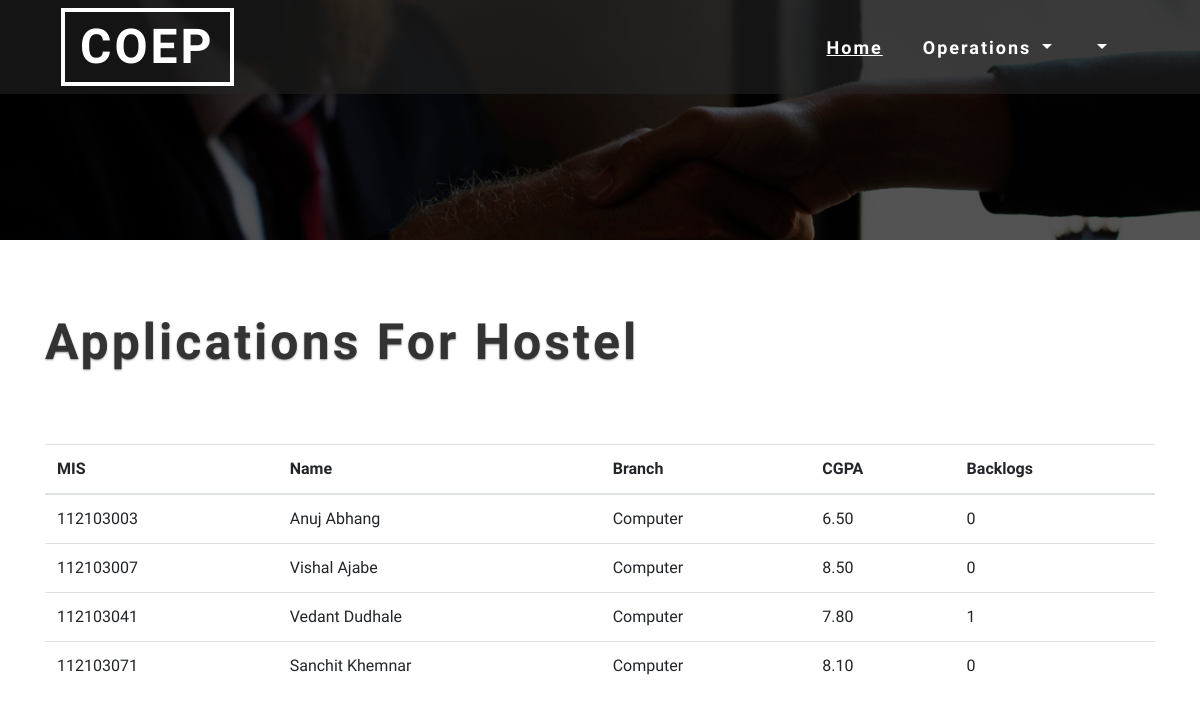
Page /view_applications.php on the earlier database version.
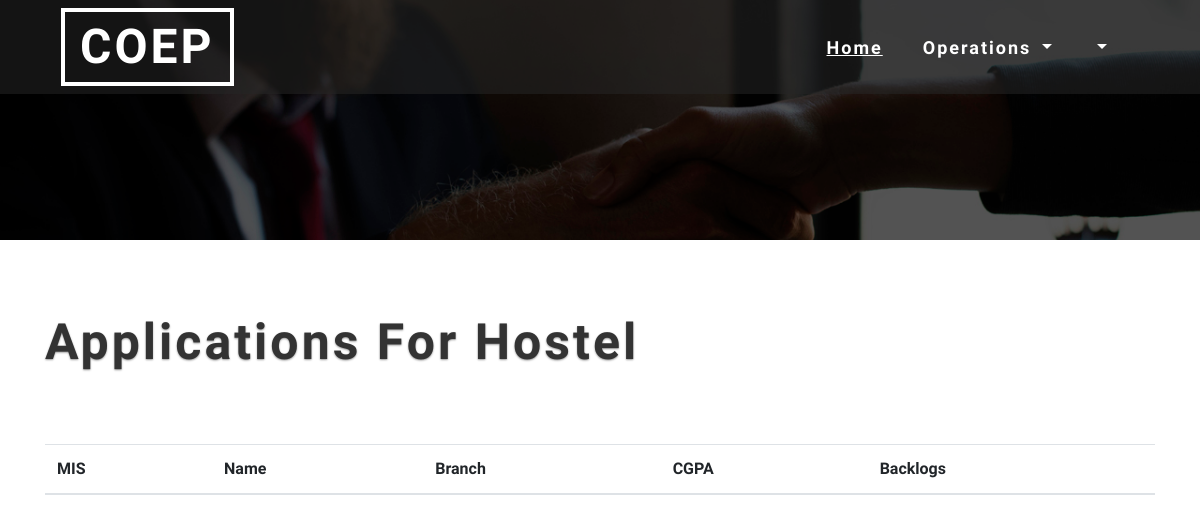
Same page on the later database version.
### tables this page shows
CREATE TABLE `Applications` (
  `MIS` varchar(255) NOT NULL,
  `CGPA` decimal(5,2) NOT NULL,
  `Backlogs` int(10) NOT NULL,
  `IsApproved` tinyint(1) DEFAULT 0,
  `IsAllocated` tinyint(1) DEFAULT 0,
  `Roommates_selected` tinyint(1) DEFAULT 0,
  PRIMARY KEY (`MIS`),
  FOREIGN KEY (`MIS`) REFERENCES `Students` (`MIS`) ON DELETE CASCADE
);

CREATE TABLE `Students` (
  `MIS` varchar(255) NOT NULL,
  `Name` varchar(255) NOT NULL,
  `Mob` varchar(255) NOT NULL,
  `Branch` varchar(255) NOT NULL,
  `Year_of_study` enum('FY', 'SY', 'TY','Final Year') NOT NULL,
  `Password` varchar(255) NOT NULL,
  `Category` enum('Open', 'EWS', 'OBC','SC','ST') NOT NULL,
  PRIMARY KEY (`MIS`),
  FOREIGN KEY (`MIS`) REFERENCES `Mails` (`MIS`) ON DELETE CASCADE
);

### view_applications.php (the view, shortened to what this page needs)
<!DOCTYPE html>
<html lang="en">
<head>
	<link rel="stylesheet" href="web_home/css_home/bootstrap.css">
	<link rel="stylesheet" href="web_home/css_home/style.css" type="text/css" media="all" />
	<link rel="stylesheet" href="web_home/css_home/fontawesome-all.css">
</head>
<body>
<div class="inner-page-banner" id="home">
<header>
	<div class="container agile-banner_nav">
		<nav class="navbar navbar-expand-lg navbar-light bg-light">
			<h1><a class="navbar-brand" href="home_manager.php">COEP <span class="display"></span></a></h1>
			<div class="collapse navbar-collapse justify-content-center" id="navbarSupportedContent">
				<ul class="navbar-nav ml-auto">
					<li class="nav-item active">
						<a class="nav-link" href="home_manager.php">Home <span class="sr-only">(current)</span></a>
					</li>
					<li class="dropdown nav-item">
						<a href="#" class="dropdown-toggle nav-link" data-toggle="dropdown">Operations
						</a>
					</li>
					<li class="dropdown nav-item">
						<a href="#" class="dropdown-toggle nav-link" data-toggle="dropdown"><?php echo $_SESSION['username']; ?>
						</a>
					</li>
				</ul>
			</div>
		</nav>
	</div>
</header>
</div>
<br><br><br>
<?php
function getStudentName($mis){
    $sql = "SELECT `Name` FROM Students WHERE MIS='$mis'";
    $result = mysqli_query($conn, $sql);
    if($row = mysqli_fetch_assoc($result)){
        return $row['Name'];
    }
}
function getBranchName($mis){
    $sql = "SELECT `Branch` FROM Students WHERE MIS='$mis'";
    $result = mysqli_query($conn, $sql);
    if($row = mysqli_fetch_assoc($result)){
        return $row['Branch'];
    }
}
echo '<div class="container ">';
echo '<h3 class="heading text-capitalize " >Applications for Hostel</h3>';
echo '<table class="table table-hover">';
echo '<thead>';
echo '<tr>';
echo '<th>MIS</th>';
echo '<th>Name</th>';
echo '<th>Branch</th>';
echo '<th>CGPA</th>';
echo '<th>Backlogs</th>';
echo '</tr>';
echo '</thead>';
echo '<tbody>';
$query = "SELECT * FROM Applications";
$result = mysqli_query($conn,$query);
while($row = mysqli_fetch_assoc($result)){
	$mis = $row['MIS'];
    $name = getStudentName($mis);
    $branch = getBranchName($mis);
    $cgpa = $row['CGPA'];
    $backlogs=$row['Backlogs'];
	echo '<tr>';
	echo '<td>'.$mis.'</td>';
	echo '<td>'.$name.'</td>';
	echo '<td>'.$branch.'</td>';
	echo '<td>'.$cgpa.'</td>';
	echo '<td>'.$backlogs.'</td>';
	echo '</tr>';
}
?>
<br>
<br>
<br>
</body>
</html>

### web_home/css_home/style.css (style rules this page uses)
body { padding:0; margin:0; position:relative; font-family: 'Poiret One', cursive; }
body a { transition:0.5s all; -webkit-transition:0.5s all; -moz-transition:0.5s all; -o-transition:0.5s all; -ms-transition:0.5s all; }
h1,h2,h3,h4,h5,h6 { margin:0; }
ul { margin:0; padding:0; }
header { position: absolute; z-index: 9; width: 100%; background: rgba(37, 37, 37, 0.54); }
.bg-light { background-color: transparent !important; }
h1 { font-size: inherit; }
.navbar-nav > li { margin-right: 1.5em; }
.navbar-light .navbar-nav .show > .nav-link, .navbar-light .navbar-nav .active > .nav-link, .navbar-light .navbar-nav .nav-link.show, .navbar-light .navbar-nav .nav-link.active { color: #fff; font-size: 18px; font-weight: 700; letter-spacing: 2px; text-decoration: underline; }
.navbar-light .navbar-nav .nav-link { color: #fff; font-size: 18px; font-weight: 700; letter-spacing: 2px; }
.navbar-light .navbar-brand { color: #fff; font-size: 3em; text-decoration: none; border: 4px solid #fff; text-transform: uppercase; font-weight: 700; margin: 0; text-align: center; letter-spacing: 3px; padding: 10px 15px; line-height: 50px; }
h3.heading,h2.heading { font-size: 50px; font-weight: 700; letter-spacing: 3px; color: #333; text-shadow: 0 1px 2px rgba(0, 0, 0, 0.4); }
.inner-page-banner { background: url(../images/1.jpg) no-repeat center; height: 20vw; background-size: cover; }

Differences in the rows shown:
removed applications: MIS "112103003", MIS.Name "Anuj Abhang", MIS.Branch "Computer", CGPA "6.50", Backlogs "0"
removed applications: MIS "112103007", MIS.Name "Vishal Ajabe", MIS.Branch "Computer", CGPA "8.50", Backlogs "0"
removed applications: MIS "112103041", MIS.Name "Vedant Dudhale", MIS.Branch "Computer", CGPA "7.80", Backlogs "1"
removed applications: MIS "112103071", MIS.Name "Sanchit Khemnar", MIS.Branch "Computer", CGPA "8.10", Backlogs "0"
